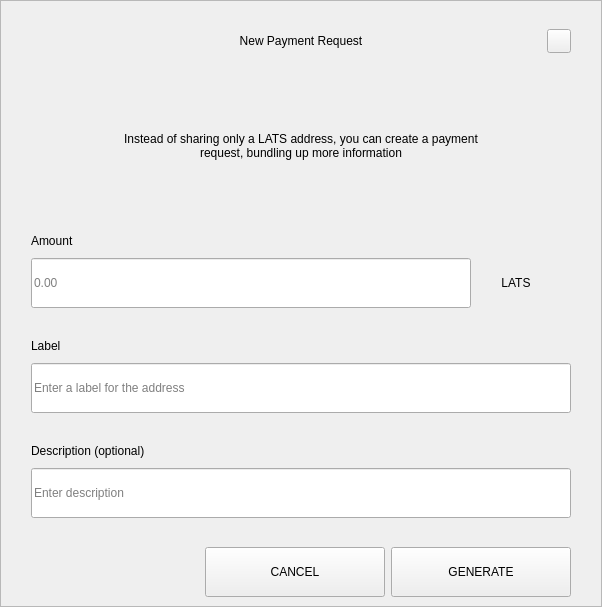
<?xml version="1.0" encoding="UTF-8"?>
<ui version="4.0">
 <class>RequestDialog</class>
 <widget class="QDialog" name="RequestDialog">
  <property name="geometry">
   <rect>
    <x>0</x>
    <y>0</y>
    <width>602</width>
    <height>607</height>
   </rect>
  </property>
  <property name="windowTitle">
   <string>Dialog</string>
  </property>
  <layout class="QVBoxLayout" name="verticalLayout_5">
   <property name="spacing">
    <number>0</number>
   </property>
   <property name="leftMargin">
    <number>0</number>
   </property>
   <property name="topMargin">
    <number>0</number>
   </property>
   <property name="rightMargin">
    <number>0</number>
   </property>
   <property name="bottomMargin">
    <number>0</number>
   </property>
   <item>
    <widget class="QFrame" name="frame">
     <property name="styleSheet">
      <string notr="true"/>
     </property>
     <property name="frameShape">
      <enum>QFrame::StyledPanel</enum>
     </property>
     <property name="frameShadow">
      <enum>QFrame::Raised</enum>
     </property>
     <layout class="QVBoxLayout" name="verticalLayout_4" stretch="1,0,0">
      <property name="spacing">
       <number>0</number>
      </property>
      <property name="leftMargin">
       <number>30</number>
      </property>
      <property name="topMargin">
       <number>20</number>
      </property>
      <property name="rightMargin">
       <number>30</number>
      </property>
      <property name="bottomMargin">
       <number>0</number>
      </property>
      <item>
       <layout class="QHBoxLayout" name="horizontalLayout_3">
        <property name="spacing">
         <number>0</number>
        </property>
        <item>
         <spacer name="horizontalSpacer_21">
          <property name="orientation">
           <enum>Qt::Horizontal</enum>
          </property>
          <property name="sizeHint" stdset="0">
           <size>
            <width>40</width>
            <height>20</height>
           </size>
          </property>
         </spacer>
        </item>
        <item>
         <widget class="QLabel" name="labelTitle">
          <property name="minimumSize">
           <size>
            <width>0</width>
            <height>40</height>
           </size>
          </property>
          <property name="maximumSize">
           <size>
            <width>16777215</width>
            <height>40</height>
           </size>
          </property>
          <property name="styleSheet">
           <string notr="true">padding-left:24px;</string>
          </property>
          <property name="text">
           <string>New Payment Request</string>
          </property>
          <property name="alignment">
           <set>Qt::AlignCenter</set>
          </property>
          <property name="margin">
           <number>7</number>
          </property>
         </widget>
        </item>
        <item>
         <spacer name="horizontalSpacer">
          <property name="orientation">
           <enum>Qt::Horizontal</enum>
          </property>
          <property name="sizeHint" stdset="0">
           <size>
            <width>40</width>
            <height>20</height>
           </size>
          </property>
         </spacer>
        </item>
        <item>
         <widget class="QPushButton" name="btnEsc">
          <property name="minimumSize">
           <size>
            <width>24</width>
            <height>24</height>
           </size>
          </property>
          <property name="maximumSize">
           <size>
            <width>24</width>
            <height>24</height>
           </size>
          </property>
          <property name="focusPolicy">
           <enum>Qt::NoFocus</enum>
          </property>
          <property name="text">
           <string/>
          </property>
         </widget>
        </item>
       </layout>
      </item>
      <item>
       <widget class="QStackedWidget" name="stack">
        <property name="minimumSize">
         <size>
          <width>540</width>
          <height>0</height>
         </size>
        </property>
        <property name="maximumSize">
         <size>
          <width>540</width>
          <height>16777215</height>
         </size>
        </property>
        <property name="currentIndex">
         <number>0</number>
        </property>
        <widget class="QWidget" name="page_1">
         <property name="minimumSize">
          <size>
           <width>540</width>
           <height>0</height>
          </size>
         </property>
         <property name="maximumSize">
          <size>
           <width>540</width>
           <height>16777215</height>
          </size>
         </property>
         <layout class="QVBoxLayout" name="layout1">
          <property name="spacing">
           <number>0</number>
          </property>
          <property name="leftMargin">
           <number>0</number>
          </property>
          <property name="topMargin">
           <number>0</number>
          </property>
          <property name="rightMargin">
           <number>0</number>
          </property>
          <property name="bottomMargin">
           <number>0</number>
          </property>
          <item>
           <spacer name="verticalSpacer_21">
            <property name="orientation">
             <enum>Qt::Vertical</enum>
            </property>
            <property name="sizeType">
             <enum>QSizePolicy::Fixed</enum>
            </property>
            <property name="sizeHint" stdset="0">
             <size>
              <width>20</width>
              <height>30</height>
             </size>
            </property>
           </spacer>
          </item>
          <item alignment="Qt::AlignHCenter">
           <widget class="QLabel" name="labelMessage">
            <property name="minimumSize">
             <size>
              <width>400</width>
              <height>50</height>
             </size>
            </property>
            <property name="text">
             <string>Instead of sharing only a LATS address, you can create a payment request, bundling up more information</string>
            </property>
            <property name="alignment">
             <set>Qt::AlignCenter</set>
            </property>
            <property name="wordWrap">
             <bool>true</bool>
            </property>
           </widget>
          </item>
          <item alignment="Qt::AlignBottom">
           <widget class="QWidget" name="containerAmount" native="true">
            <layout class="QVBoxLayout" name="verticalLayout">
             <property name="spacing">
              <number>9</number>
             </property>
             <property name="leftMargin">
              <number>0</number>
             </property>
             <property name="topMargin">
              <number>0</number>
             </property>
             <property name="rightMargin">
              <number>0</number>
             </property>
             <property name="bottomMargin">
              <number>0</number>
             </property>
             <item>
              <widget class="QLabel" name="labelSubtitleAmount">
               <property name="minimumSize">
                <size>
                 <width>350</width>
                 <height>16</height>
                </size>
               </property>
               <property name="maximumSize">
                <size>
                 <width>16777215</width>
                 <height>16</height>
                </size>
               </property>
               <property name="text">
                <string>Amount</string>
               </property>
              </widget>
             </item>
             <item alignment="Qt::AlignTop">
              <widget class="QWidget" name="layoutAmount" native="true">
               <layout class="QHBoxLayout" name="horizontalLayout" stretch="2,0">
                <property name="spacing">
                 <number>0</number>
                </property>
                <property name="leftMargin">
                 <number>0</number>
                </property>
                <property name="topMargin">
                 <number>0</number>
                </property>
                <property name="rightMargin">
                 <number>0</number>
                </property>
                <property name="bottomMargin">
                 <number>0</number>
                </property>
                <item>
                 <widget class="QLineEdit" name="lineEditAmount">
                  <property name="minimumSize">
                   <size>
                    <width>0</width>
                    <height>50</height>
                   </size>
                  </property>
                  <property name="maximumSize">
                   <size>
                    <width>16777215</width>
                    <height>50</height>
                   </size>
                  </property>
                  <property name="placeholderText">
                   <string notr="true">0.00</string>
                  </property>
                 </widget>
                </item>
                <item>
                 <widget class="QWidget" name="comboContainer" native="true">
                  <property name="minimumSize">
                   <size>
                    <width>100</width>
                    <height>50</height>
                   </size>
                  </property>
                  <property name="maximumSize">
                   <size>
                    <width>16777215</width>
                    <height>50</height>
                   </size>
                  </property>
                  <layout class="QHBoxLayout" name="horizontalLayout_31">
                   <property name="spacing">
                    <number>0</number>
                   </property>
                   <property name="leftMargin">
                    <number>0</number>
                   </property>
                   <property name="topMargin">
                    <number>0</number>
                   </property>
                   <property name="rightMargin">
                    <number>10</number>
                   </property>
                   <property name="bottomMargin">
                    <number>0</number>
                   </property>
                   <item>
                    <widget class="QLabel" name="comboBoxCoin">
                     <property name="text">
                      <string>LATS</string>
                     </property>
                     <property name="alignment">
                      <set>Qt::AlignCenter</set>
                     </property>
                    </widget>
                   </item>
                  </layout>
                 </widget>
                </item>
               </layout>
              </widget>
             </item>
            </layout>
           </widget>
          </item>
          <item>
           <spacer name="verticalSpacer_31">
            <property name="orientation">
             <enum>Qt::Vertical</enum>
            </property>
            <property name="sizeType">
             <enum>QSizePolicy::Fixed</enum>
            </property>
            <property name="sizeHint" stdset="0">
             <size>
              <width>20</width>
              <height>30</height>
             </size>
            </property>
           </spacer>
          </item>
          <item>
           <layout class="QVBoxLayout" name="verticalLayoutLabel">
            <property name="spacing">
             <number>9</number>
            </property>
            <item>
             <widget class="QLabel" name="labelSubtitleLabel">
              <property name="minimumSize">
               <size>
                <width>0</width>
                <height>16</height>
               </size>
              </property>
              <property name="maximumSize">
               <size>
                <width>16777215</width>
                <height>16</height>
               </size>
              </property>
              <property name="text">
               <string>Label</string>
              </property>
             </widget>
            </item>
            <item>
             <widget class="QLineEdit" name="lineEditLabel">
              <property name="minimumSize">
               <size>
                <width>0</width>
                <height>50</height>
               </size>
              </property>
              <property name="maximumSize">
               <size>
                <width>16777215</width>
                <height>50</height>
               </size>
              </property>
              <property name="placeholderText">
               <string>Enter a label for the address</string>
              </property>
             </widget>
            </item>
           </layout>
          </item>
          <item>
           <spacer name="verticalSpacer_34">
            <property name="orientation">
             <enum>Qt::Vertical</enum>
            </property>
            <property name="sizeType">
             <enum>QSizePolicy::Fixed</enum>
            </property>
            <property name="sizeHint" stdset="0">
             <size>
              <width>20</width>
              <height>30</height>
             </size>
            </property>
           </spacer>
          </item>
          <item>
           <layout class="QVBoxLayout" name="verticalLayoutDescription">
            <property name="spacing">
             <number>9</number>
            </property>
            <item>
             <widget class="QLabel" name="labelSubtitleDescription">
              <property name="minimumSize">
               <size>
                <width>0</width>
                <height>16</height>
               </size>
              </property>
              <property name="maximumSize">
               <size>
                <width>16777215</width>
                <height>16</height>
               </size>
              </property>
              <property name="text">
               <string>Description (optional)</string>
              </property>
             </widget>
            </item>
            <item>
             <widget class="QLineEdit" name="lineEditDescription">
              <property name="minimumSize">
               <size>
                <width>0</width>
                <height>50</height>
               </size>
              </property>
              <property name="maximumSize">
               <size>
                <width>16777215</width>
                <height>50</height>
               </size>
              </property>
              <property name="placeholderText">
               <string>Enter description</string>
              </property>
             </widget>
            </item>
            <item>
             <spacer name="verticalSpacer_4">
              <property name="orientation">
               <enum>Qt::Vertical</enum>
              </property>
              <property name="sizeType">
               <enum>QSizePolicy::Fixed</enum>
              </property>
              <property name="sizeHint" stdset="0">
               <size>
                <width>20</width>
                <height>20</height>
               </size>
              </property>
             </spacer>
            </item>
           </layout>
          </item>
         </layout>
        </widget>
        <widget class="QWidget" name="page_2">
         <layout class="QVBoxLayout" name="layout2">
          <item>
           <spacer name="verticalSpacer_5">
            <property name="orientation">
             <enum>Qt::Vertical</enum>
            </property>
            <property name="sizeType">
             <enum>QSizePolicy::Fixed</enum>
            </property>
            <property name="sizeHint" stdset="0">
             <size>
              <width>20</width>
              <height>50</height>
             </size>
            </property>
           </spacer>
          </item>
          <item alignment="Qt::AlignHCenter">
           <widget class="QLabel" name="labelQrImg">
            <property name="minimumSize">
             <size>
              <width>260</width>
              <height>260</height>
             </size>
            </property>
            <property name="maximumSize">
             <size>
              <width>260</width>
              <height>260</height>
             </size>
            </property>
            <property name="text">
             <string/>
            </property>
            <property name="alignment">
             <set>Qt::AlignCenter</set>
            </property>
           </widget>
          </item>
          <item>
           <spacer name="verticalSpacer_2">
            <property name="orientation">
             <enum>Qt::Vertical</enum>
            </property>
            <property name="sizeType">
             <enum>QSizePolicy::Fixed</enum>
            </property>
            <property name="sizeHint" stdset="0">
             <size>
              <width>20</width>
              <height>30</height>
             </size>
            </property>
           </spacer>
          </item>
          <item alignment="Qt::AlignHCenter">
           <widget class="QLabel" name="labelAddress">
            <property name="text">
             <string>D7VFR83SQbiezrW72hjcWJtcfip5krte2Z </string>
            </property>
           </widget>
          </item>
          <item>
           <spacer name="verticalSpacer_32">
            <property name="orientation">
             <enum>Qt::Vertical</enum>
            </property>
            <property name="sizeType">
             <enum>QSizePolicy::Expanding</enum>
            </property>
            <property name="sizeHint" stdset="0">
             <size>
              <width>20</width>
              <height>20</height>
             </size>
            </property>
           </spacer>
          </item>
          <item>
           <layout class="QHBoxLayout" name="horizontal">
            <property name="leftMargin">
             <number>20</number>
            </property>
            <property name="rightMargin">
             <number>20</number>
            </property>
            <property name="bottomMargin">
             <number>20</number>
            </property>
            <item>
             <spacer name="horizontalSpacer_4">
              <property name="orientation">
               <enum>Qt::Horizontal</enum>
              </property>
              <property name="sizeHint" stdset="0">
               <size>
                <width>40</width>
                <height>20</height>
               </size>
              </property>
             </spacer>
            </item>
            <item>
             <widget class="QPushButton" name="btnCopyAddress">
              <property name="minimumSize">
               <size>
                <width>180</width>
                <height>50</height>
               </size>
              </property>
              <property name="text">
               <string>COPY ADDRESS</string>
              </property>
             </widget>
            </item>
            <item>
             <widget class="QPushButton" name="btnCopyUrl">
              <property name="minimumSize">
               <size>
                <width>180</width>
                <height>50</height>
               </size>
              </property>
              <property name="text">
               <string>COPY URL</string>
              </property>
             </widget>
            </item>
            <item>
             <spacer name="horizontalSpacer_2">
              <property name="orientation">
               <enum>Qt::Horizontal</enum>
              </property>
              <property name="sizeHint" stdset="0">
               <size>
                <width>40</width>
                <height>20</height>
               </size>
              </property>
             </spacer>
            </item>
           </layout>
          </item>
         </layout>
        </widget>
       </widget>
      </item>
      <item>
       <widget class="QWidget" name="buttonsStack" native="true">
        <layout class="QHBoxLayout" name="horizontalLayout_5">
         <property name="leftMargin">
          <number>20</number>
         </property>
         <property name="rightMargin">
          <number>0</number>
         </property>
         <item>
          <spacer name="horizontalSpacer_41">
           <property name="orientation">
            <enum>Qt::Horizontal</enum>
           </property>
           <property name="sizeHint" stdset="0">
            <size>
             <width>40</width>
             <height>20</height>
            </size>
           </property>
          </spacer>
         </item>
         <item>
          <widget class="QPushButton" name="btnCancel">
           <property name="minimumSize">
            <size>
             <width>180</width>
             <height>50</height>
            </size>
           </property>
           <property name="focusPolicy">
            <enum>Qt::NoFocus</enum>
           </property>
           <property name="text">
            <string>CANCEL</string>
           </property>
          </widget>
         </item>
         <item>
          <widget class="QPushButton" name="btnSave">
           <property name="minimumSize">
            <size>
             <width>180</width>
             <height>50</height>
            </size>
           </property>
           <property name="focusPolicy">
            <enum>Qt::NoFocus</enum>
           </property>
           <property name="text">
            <string>GENERATE</string>
           </property>
          </widget>
         </item>
        </layout>
       </widget>
      </item>
     </layout>
    </widget>
   </item>
  </layout>
 </widget>
 <resources/>
 <connections/>
</ui>
